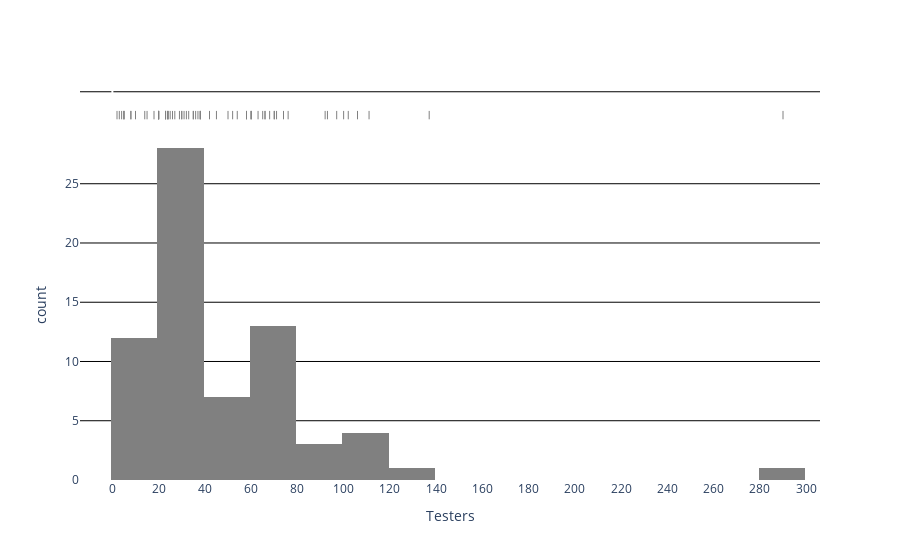

The notebook cell saved with this chart:
### Code cell
fig = px.histogram(df, x="Testers", marginal="rug", nbins=20, color_discrete_sequence=['grey'], barmode="group")
fig.update_layout(paper_bgcolor = 'rgba(0,0,0,0)',
                  plot_bgcolor = 'rgba(0,0,0,0)',
                  xaxis = dict(
                    tickmode = 'linear',
                    tick0 = 0,
                    dtick = 20
                  ))
fig.update_xaxes(showgrid=False)
fig.update_yaxes(showgrid=True, gridwidth=1, gridcolor='Black')
fig.show()

### Figure 1 — Plotly figure (JSON) as saved in the notebook; plotly's stock layout.template omitted (floating-point values rounded to 4 significant figures)
{"data": [{"alignmentgroup": "True", "bingroup": "x", "hoverlabel": {"namelength": 0}, "hovertemplate": "Testers=%{x}<br>count=%{y}", "legendgroup": "", "marker": {"color": "grey"}, "name": "", "nbinsx": 20, "offsetgroup": "", "orientation": "v", "showlegend": false, "type": "histogram", "x": [37, 10, 63, 102, 20, 5, 25, 5, 35, 30, 45, 14, 38, 111, 30, 27, 74, 70, 71, 20, 36, 97, 54, 38, 29, 2, 4, 60, 106, 92, 32, 93, 68, 58, 23, 60, 70, 35, 8, 8, 15, 20, 18, 26, 24, 66, 58, 290, 60, 50, 20, 5, 76, 31, 24, 33, 24, 24, 38, 52, 137, 100, 42, 23, 23, 3, 66, 20, 65], "xaxis": "x", "yaxis": "y"}, {"alignmentgroup": "True", "boxpoints": "all", "fillcolor": "rgba(255,255,255,0)", "hoverlabel": {"namelength": 0}, "hoveron": "points", "hovertemplate": "Testers=%{x}", "jitter": 0, "legendgroup": "", "line": {"color": "rgba(255,255,255,0)"}, "marker": {"color": "grey", "symbol": "line-ns-open"}, "name": "", "offsetgroup": "", "showlegend": false, "type": "box", "x": [37, 10, 63, 102, 20, 5, 25, 5, 35, 30, 45, 14, 38, 111, 30, 27, 74, 70, 71, 20, 36, 97, 54, 38, 29, 2, 4, 60, 106, 92, 32, 93, 68, 58, 23, 60, 70, 35, 8, 8, 15, 20, 18, 26, 24, 66, 58, 290, 60, 50, 20, 5, 76, 31, 24, 33, 24, 24, 38, 52, 137, 100, 42, 23, 23, 3, 66, 20, 65], "xaxis": "x2", "yaxis": "y2"}], "layout": {"barmode": "group", "legend": {"tracegroupgap": 0}, "margin": {"t": 60}, "paper_bgcolor": "rgba(0,0,0,0)", "plot_bgcolor": "rgba(0,0,0,0)", "xaxis": {"anchor": "y", "domain": [0, 1], "dtick": 20, "showgrid": false, "tick0": 0, "tickmode": "linear", "title": {"text": "Testers"}}, "xaxis2": {"anchor": "y2", "domain": [0, 1], "matches": "x", "showgrid": false, "showticklabels": false}, "yaxis": {"anchor": "x", "domain": [0, 0.8316], "gridcolor": "Black", "gridwidth": 1, "showgrid": true, "title": {"text": "count"}}, "yaxis2": {"anchor": "x2", "domain": [0.8416, 1], "gridcolor": "Black", "gridwidth": 1, "matches": "y2", "showgrid": true, "showline": false, "showticklabels": false, "ticks": ""}}}
